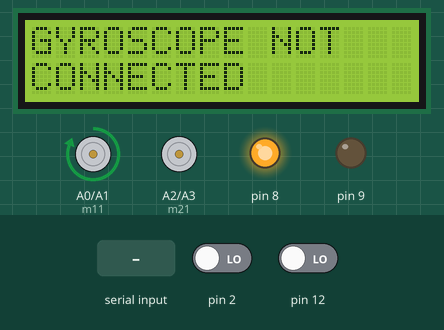
Bench run of a sketch on a simulated Arduino Uno, built with avr-gcc and run on an emulated ATmega328P. Parts: 16×2 character LCD, motor-driver pin pairs drawn as motors (green arrow = first pin HIGH = forward, orange = second pin HIGH = backward, longer = more drive), output pins drawn as LEDs (lit = HIGH). The test bench sets the inputs (shaded band); at power-on: pin 2 LOW, pin 12 LOW. What the sketch prints to the serial monitor is not drawn.

Above: at 1.2 s.
1.3 s: pin 2 driven HIGH
At 2.8 s:
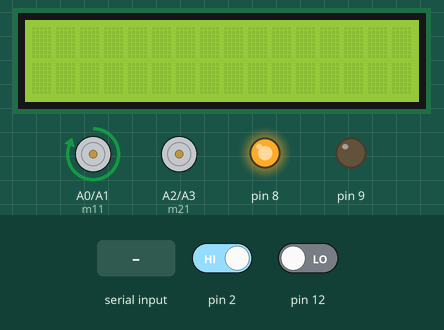
3.3 s: "B" received over the second serial link
At 3.37 s:
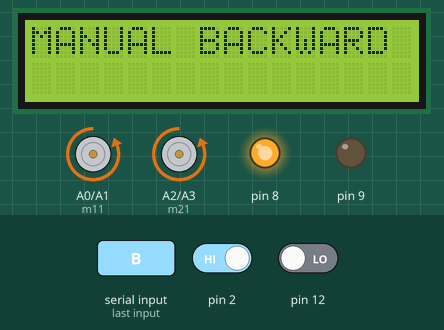
4.8 s: "L" received over the second serial link
At 4.91 s:
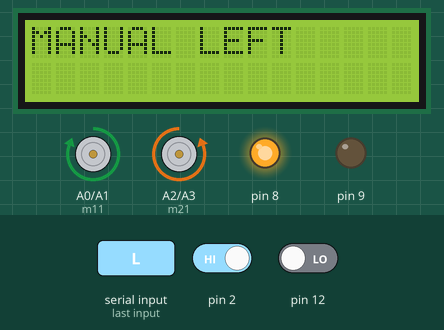
6.4 s: "F" received over Serial
At 6.56 s:
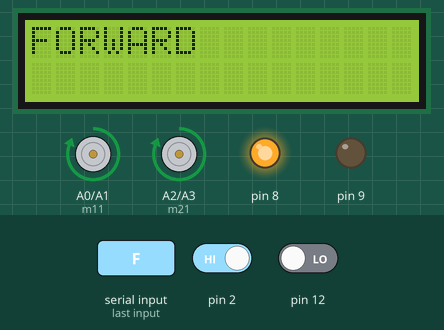
8.1 s: "R" received over the second serial link
At 8.21 s:
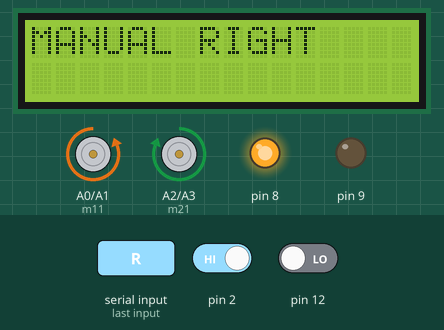
9.7 s: "S" received over the second serial link
At 9.75 s:
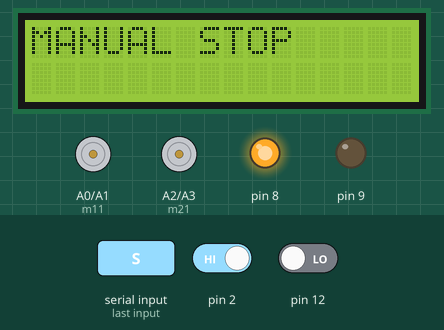
Timing chart, 0 to 12.2 s (numbered marks = the images above; inputs shaded):
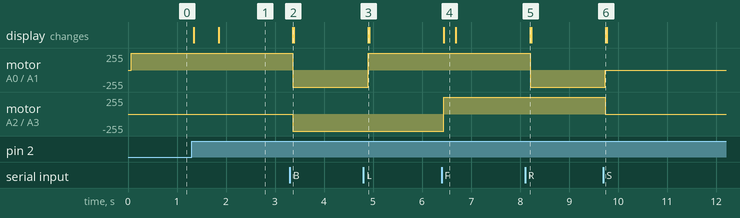

Measured:
- after the input at 1.3 s, the display: first changes at once (image 1 shows a later state)
- after the input at 3.3 s, motor on A0 (m11) / A1 (m12): forward 255/255 → backward 255/255 after 0.06 s; motor on A2 (m21) / A3 (m22): stopped → backward 255/255 after 0.06 s; the display: changes after 0.06 s (image 2)
- after the input at 4.8 s, motor on A0 (m11) / A1 (m12): backward 255/255 → forward 255/255 after 0.10 s; the display: changes after 0.10 s (image 3)
- after the input at 6.4 s, motor on A2 (m21) / A3 (m22): backward 255/255 → forward 255/255 at once; the display: changes at once (image 4)
- after the input at 8.1 s, motor on A0 (m11) / A1 (m12): forward 255/255 → backward 255/255 after 0.10 s; the display: changes after 0.11 s (image 5)
- after the input at 9.7 s, motor on A0 (m11) / A1 (m12): backward 255/255 → stopped at once; motor on A2 (m21) / A3 (m22): forward 255/255 → stopped at once; the display: changes after 0.05 s (image 6)

The sketch:

gyroaccerxadAD.ino
```cpp
// include the library code:
#include <LiquidCrystal.h>
#include<SoftwareSerial.h>
SoftwareSerial seriall (10, 11); //rx,tx

// initialize the library by associating any needed LCD interface pin
// with the arduino pin number it is connected to
const int rs = 53, en = 51, d4 = 49, d5 = 47, d6 = 45, d7 = 43;
const int m11 = A0;
const int m12 = A1;
const int m21 = A2;
const int m22 = A3;

LiquidCrystal lcd(rs, en, d4, d5, d6, d7);

int K, Kk = 1, b2;

char str[2], i;

void setup() {

  // set up the LCD's number of columns and rows:
  lcd.begin(16, 2);

  pinMode(14, OUTPUT);
  digitalWrite(14, HIGH);

  pinMode(8, OUTPUT);
  analogWrite(8, 255);

  pinMode(9, OUTPUT);
  analogWrite(9, 0);

  pinMode(2, INPUT);

  pinMode(12, INPUT);
  pinMode(A0, OUTPUT);
  pinMode(A1, OUTPUT);
  pinMode(A2, OUTPUT);
  pinMode(A3, OUTPUT);

  //BLUETOOTH
  Serial.begin(9600);

  seriall.begin(9600);

}

void loop() {

  do {
    K = digitalRead(2);

    if (K == HIGH) {
      lcd.clear();
      lcd.setCursor(0, 0);

      if (Kk > 0) {
        lcd.print("GYROSCOPE");
        lcd.setCursor(0,1);
        lcd.print("CONNECTED");
        delayy();
        Kk = 0;
      }

      delayy();
      break;
    }

    else {
      lcd.clear();
      lcd.setCursor(0, 0);
      lcd.print("GYROSCOPE NOT");
      lcd.setCursor(0,1);
        lcd.print("CONNECTED");
      delayy();
    }

  } while (K == LOW);

  while (Serial.available()) {
    b2 = digitalRead(12);
    if (b2 == HIGH){
     lcd.print("MOBILE");
  lcd.setCursor(0,1);
  lcd.print("CONNECTED");
  delay(1000);
      break;
    }

    char k = Serial.read();

    switch (k)
    {
      case 'F':
        lcd.clear();
        lcd.setCursor(0, 0);
        lcd.print("FORWARD");
        digitalWrite(m11, HIGH);
      digitalWrite(m12, LOW);
      //delay(100);
      digitalWrite(m21, HIGH);
      digitalWrite(m22, LOW);
        delayy();
        break;

      case 'B':
        lcd.clear();
        lcd.setCursor(0, 0);
        lcd.print("BACKWARD");
        digitalWrite(m11, LOW);
        digitalWrite(m12, HIGH);
        digitalWrite(m21, LOW);
        digitalWrite(m22, HIGH);
        delayy();
        //lcd.clear();
        break;

      case 'L':
        lcd.clear();
        lcd.setCursor(0, 0);
        lcd.print("LEFT");
              digitalWrite(m11, HIGH);
      digitalWrite(m12, LOW);
      //delay(100);
      digitalWrite(m21, LOW);
      digitalWrite(m22, HIGH);
        delayy();
        //lcd.clear();
        break;

      case 'R':
        lcd.clear();
        lcd.setCursor(0, 0);
        lcd.print("RIGHT");
        digitalWrite(m11, LOW);
      digitalWrite(m12, HIGH);
      //delay(100);
      digitalWrite(m21, HIGH);
      digitalWrite(m22, LOW);
        delayy();
        //lcd.clear();
        break;

      case 'S':
        lcd.clear();
        lcd.setCursor(0, 0);
        lcd.print("STOP");
        digitalWrite(m11, LOW);
        digitalWrite(m12, LOW);
        digitalWrite(m21, LOW);
        digitalWrite(m22, LOW);
        delayy();
        //lcd.clear();
        break;

      default:
        break;
    }

  }

  /*if (b2 == HIGH) {

    while (seriall.available())
    {

      char b2d = seriall.read();
      //    str[i++]=b2d;
      switch (b2d)
      {

        case 'F':
          lcd.clear();
          lcd.setCursor(0, 0);
          lcd.print("MANUAL FORWARD");
          delayy();
          //lcd.clear();
          break;

        case 'B':
          lcd.clear();
          lcd.setCursor(0, 0);
          lcd.print("MANUAL BACKWARD");
          delayy();
          //lcd.clear();
          break;

        case 'L':
          lcd.clear();
          lcd.setCursor(0, 0);
          lcd.print("MANUAL LEFT");
          delayy();
          //lcd.clear();
          break;

        case 'R':
          lcd.clear();
          lcd.setCursor(0, 0);
          lcd.print("MANUAL RIGHT");
          delayy();
          //lcd.clear();
          break;

        case 'S':
          lcd.clear();
          lcd.setCursor(0, 0);
          lcd.print("MANUAL STOP");
          delayy();
          //lcd.clear();
          break;

      }

    }

    }*/

  while (seriall.available())
  {

    char ch = seriall.read();
    str[i++] = ch;

    if (str[i - 1] == 'F')
    {
     // Serial.println("Forward");
      digitalWrite(m11, HIGH);
      digitalWrite(m12, LOW);
      //delay(100);
      digitalWrite(m21, HIGH);
      digitalWrite(m22, LOW);
      //forward;
      lcd.clear();
          lcd.setCursor(0, 0);
          lcd.print("MANUAL FORWARD");
          delay(20);
      i = 0;
    }

    else if (str[i - 1] == 'L')
    {
      Serial.println("Left");
      digitalWrite(m11, HIGH);
      digitalWrite(m12, LOW);
      //delay(100);
      digitalWrite(m21, LOW);
      digitalWrite(m22, HIGH);
      //right;
      lcd.clear();
          lcd.setCursor(0, 0);
          lcd.print("MANUAL LEFT");
          delay(20);
      i = 0;
    }

    else if (str[i - 1] == 'R')
    {
      Serial.println("Right");
      digitalWrite(m11, LOW);
      digitalWrite(m12, HIGH);
      //delay(100);
      digitalWrite(m21, HIGH);
      digitalWrite(m22, LOW);
      //left;
      lcd.clear();
          lcd.setCursor(0, 0);
          lcd.print("MANUAL RIGHT");
          delay(20);
      i = 0;
    }
      else if (str[i - 1] == 'B')
      {
        Serial.println("Backward");
        digitalWrite(m11, LOW);
        digitalWrite(m12, HIGH);
        digitalWrite(m21, LOW);
        digitalWrite(m22, HIGH);
      //  backward;
      lcd.clear();
          lcd.setCursor(0, 0);
          lcd.print("MANUAL BACKWARD");
          delay(20);
        i = 0;
      }

      else if (str[i - 1] == 'S')
      {
        Serial.println("top");
        digitalWrite(m11, LOW);
        digitalWrite(m12, LOW);
        digitalWrite(m21, LOW);
        digitalWrite(m22, LOW);
        //top;
        lcd.clear();
          lcd.setCursor(0, 0);
          lcd.print("MANUAL STOP");
          delay(20);
        i = 0;
      }
    //  delay(100);
    }
  }

void delayy() {
  delay(250);
}
```
